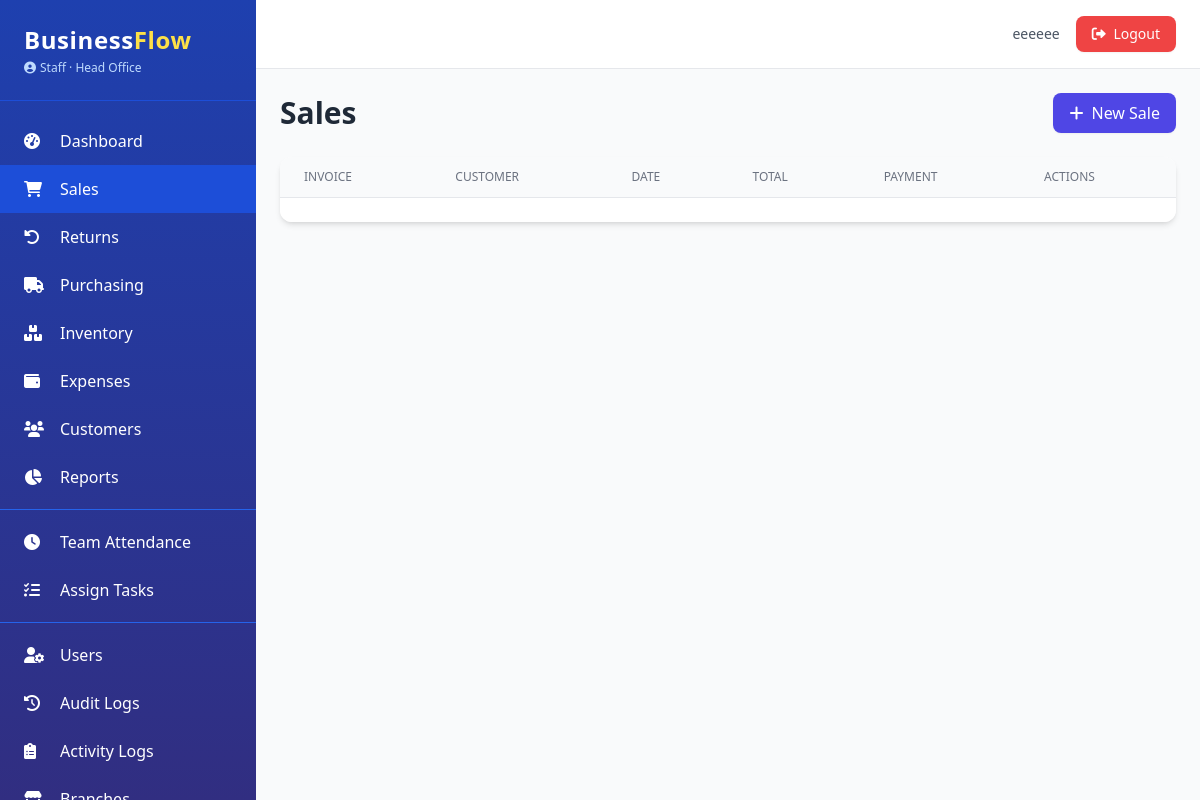
/sales/ (signed in), run on an earlier commit of the app's database.
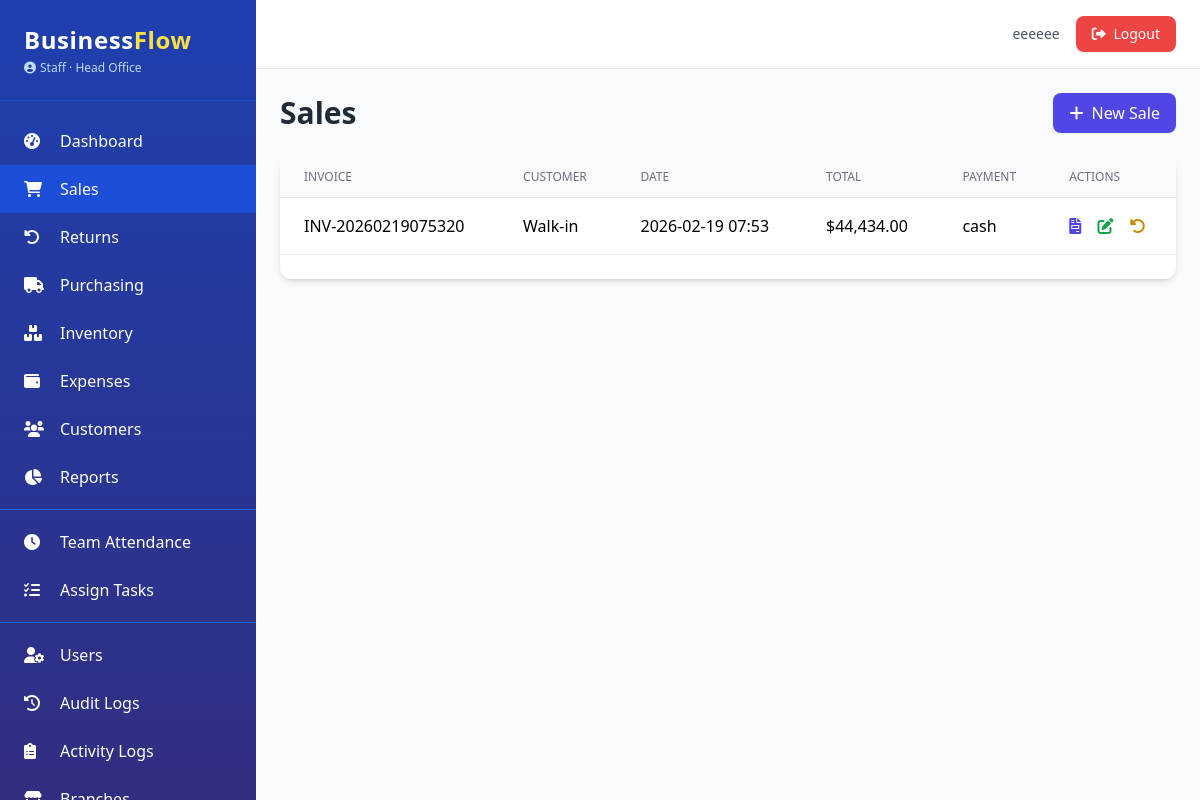
And on a later commit of the database.
### app.py (models this page shows, shortened)
class AuditMixin:
    @declared_attr
    def created_at(cls):
        return db.Column(db.DateTime, default=datetime.utcnow)

class Sale(db.Model, AuditMixin):
    __tablename__ = 'sales'
    id = db.Column(db.Integer, primary_key=True)
    invoice_no = db.Column(db.String(50), unique=True, nullable=False)
    customer_id = db.Column(db.Integer, db.ForeignKey('customers.id'), nullable=True)
    user_id = db.Column(db.Integer, db.ForeignKey('users.id'), nullable=False)
    branch_id = db.Column(db.Integer, db.ForeignKey('branches.id'), nullable=True)
    total_amount = db.Column(db.Float, nullable=False)
    tax = db.Column(db.Float, default=0)
    discount = db.Column(db.Float, default=0)
    payment_method = db.Column(db.String(50))
    status = db.Column(db.String(20), default='completed')
    notes = db.Column(db.Text)
    customer = db.relationship('Customer')
    user = db.relationship('User', foreign_keys=[user_id])
    branch = db.relationship('Branch')
    items = db.relationship('SaleItem', backref='sale', cascade='all, delete-orphan')
    returns = db.relationship('Return', backref='sale', lazy='dynamic')

### app.py (the view)
@sales_bp.route('/')
@login_required
@permission_required('view_sales')
def list():
    page = request.args.get('page', 1, type=int)
    per_page = app.config.get('ITEMS_PER_PAGE', 20)
    query = branch_filter(Sale.query, Sale).options(joinedload(Sale.customer), joinedload(Sale.user))
    pagination = query.order_by(Sale.created_at.desc()).paginate(page=page, per_page=per_page, error_out=False)
    return render_template('sales/list.html', pagination=pagination)

### app.py (called while the page is built)
@login_manager.user_loader
def load_user(user_id):
    return User.query_active().filter_by(id=int(user_id)).first()

def permission_required(permission):
    def decorator(f):
        @wraps(f)
        def decorated_function(*args, **kwargs):
            if not current_user.is_authenticated:
                abort(403)
            if not current_user.has_permission(permission):
                abort(403)
            return f(*args, **kwargs)
        return decorated_function
    return decorator

def branch_filter(query, model):
    if current_user.is_admin:
        return query
    if current_user.branch_id:
        return query.filter(model.branch_id == current_user.branch_id)
    return query.filter(False)

@app.context_processor
def inject_now():
    return {'now': datetime.utcnow(), 'current_year': datetime.utcnow().year}

@app.template_filter('currency')
def currency_format(value):
    if value is None:
        return "$0.00"
    return f"${value:,.2f}"

    @classmethod
    def query_active(cls):
        return cls.query.filter(cls.deleted_at.is_(None))

    @property
    def is_admin(self):
        return self.role == 'Admin'

### templates/sales/list.html (shortened to what this page needs)
{% extends "base.html" %}
{% block content %}
<div class="flex justify-between items-center mb-6">
    <h1 class="text-3xl font-bold text-gray-800">Sales</h1>
    {% if current_user.has_permission('create_sale') %}
    <a href="{{ url_for('sales.new') }}" class="bg-indigo-600 hover:bg-indigo-700 text-white px-4 py-2 rounded-lg shadow-sm">
        <i class="fas fa-plus mr-2"></i>New Sale
    </a>
    {% endif %}
</div>
<div class="bg-white rounded-xl shadow-md overflow-hidden">
    <table class="min-w-full divide-y divide-gray-200">
        <thead class="bg-gray-50">
            <tr>
                <th class="px-6 py-3 text-left text-xs font-medium text-gray-500 uppercase">Invoice</th>
                <th class="px-6 py-3 text-left text-xs font-medium text-gray-500 uppercase">Customer</th>
                <th class="px-6 py-3 text-left text-xs font-medium text-gray-500 uppercase">Date</th>
                <th class="px-6 py-3 text-left text-xs font-medium text-gray-500 uppercase">Total</th>
                <th class="px-6 py-3 text-left text-xs font-medium text-gray-500 uppercase">Payment</th>
                <th class="px-6 py-3 text-left text-xs font-medium text-gray-500 uppercase">Actions</th>
            </tr>
        </thead>
        <tbody class="bg-white divide-y divide-gray-200">
            {% for sale in pagination.items %}
            <tr class="hover:bg-gray-50">
                <td class="px-6 py-4 whitespace-nowrap">{{ sale.invoice_no }}</td>
                <td class="px-6 py-4 whitespace-nowrap">{{ sale.customer.name if sale.customer else 'Walk-in' }}</td>
                <td class="px-6 py-4 whitespace-nowrap">{{ sale.created_at.strftime('%Y-%m-%d %H:%M') }}</td>
                <td class="px-6 py-4 whitespace-nowrap">{{ sale.total_amount|currency }}</td>
                <td class="px-6 py-4 whitespace-nowrap">{{ sale.payment_method }}</td>
                <td class="px-6 py-4 whitespace-nowrap">
                    <a href="{{ url_for('sales.invoice', sale_id=sale.id) }}" class="text-indigo-600 hover:text-indigo-900 mr-3" title="View Invoice"><i class="fas fa-file-invoice"></i></a>
                    {% if current_user.has_permission('edit_sale') %}
                    <a href="#" class="text-green-600 hover:text-green-900 mr-3" title="Edit"><i class="fas fa-edit"></i></a>
                    {% endif %}
                    {% if current_user.has_permission('view_sales') %}
                    <a href="{{ url_for('returns.new_for_sale', sale_id=sale.id) }}" class="text-yellow-600 hover:text-yellow-900" title="Return"><i class="fas fa-undo-alt"></i></a>
                    {% endif %}
                </td>
            </tr>
            {% endfor %}
        </tbody>
    </table>
    <div class="bg-white px-4 py-3 flex items-center justify-between border-t border-gray-200 sm:px-6">
    </div>
</div>
{% endblock %}

What changed in the data, as far as the page shows it:
added Sale: invoice_no "INV-20260219075320", customer "Walk-in", created_at "2026-02-19 07:53", total_amount "$44,434.00", payment_method "cash"
